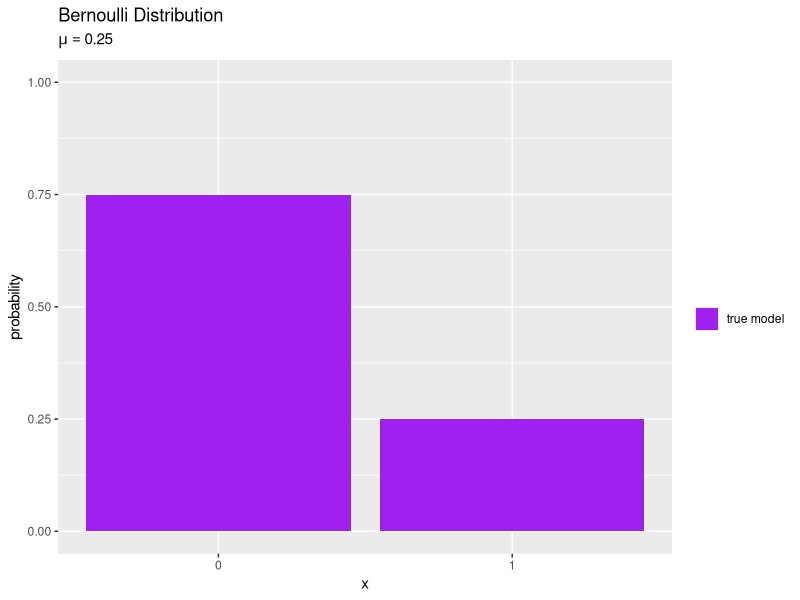
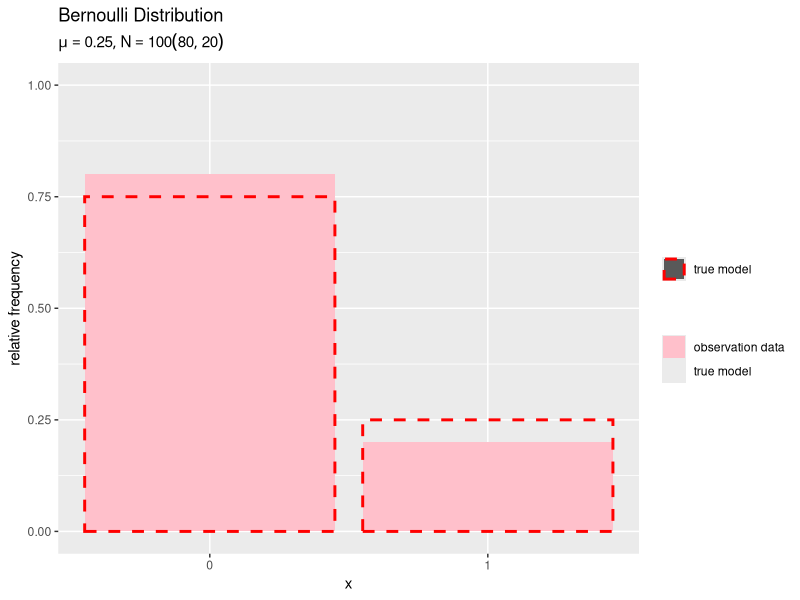
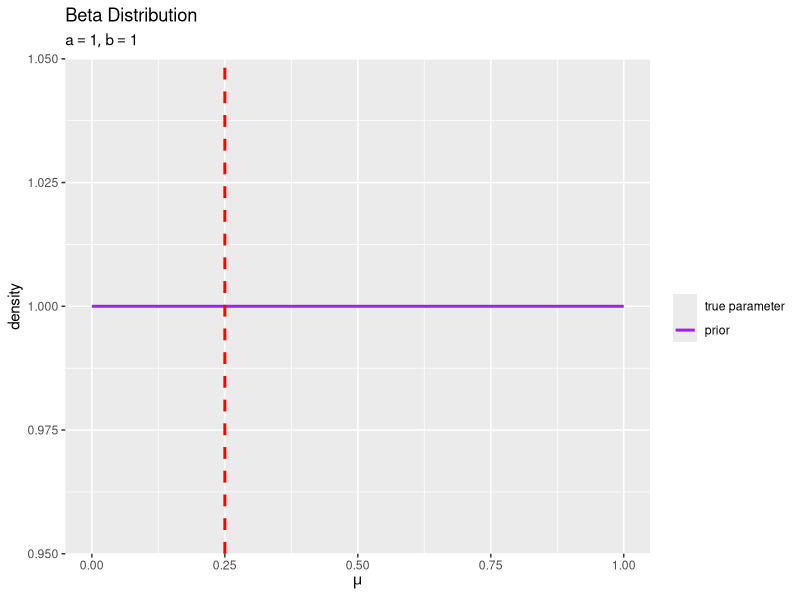
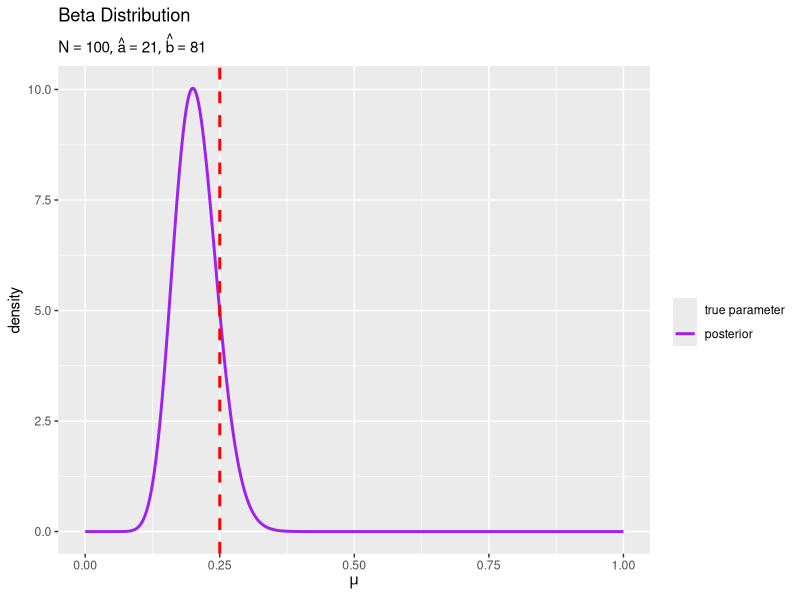
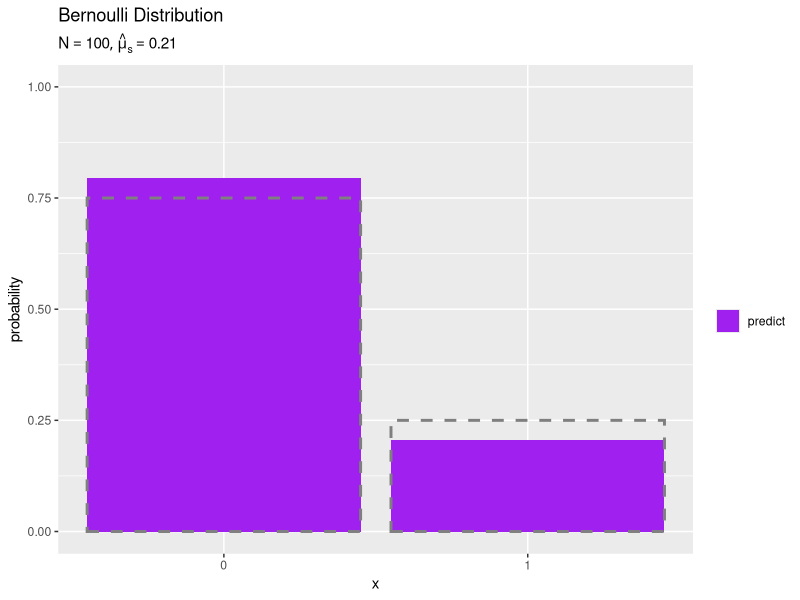

The R source for these figures, in order:

# ベルヌーイモデル -------------------------------------------------------------

# chapter 3.2.1
# ベイズ推論
# 推論アルゴリズムの実装


# ライブラリの読込 -------------------------------------------------------------

# 利用パッケージ
library(tidyverse)

# パッケージ名の省略用
library(ggplot2)


# ベイズ推論の実装 -------------------------------------------------------------

### ・生成分布(ベルヌーイ分布)の設定 -----

# 真のパラメータを指定
mu_truth <- 0.25


# xがとり得る値を作成
x_vec <- 0:1

# 真の分布を計算:式(2.16)
model_df <- tibble::tibble(
  x = x_vec, # x軸の値
  prob = c(1 - mu_truth, mu_truth) # 確率
)

# 真の分布を作図
ggplot() + 
  geom_bar(data = model_df, mapping = aes(x = x, y = prob, fill = "model"), 
           stat = "identity") + # 真の分布
  scale_fill_manual(breaks = "model", values = "purple", labels = "true model", name = "") + # バーの色:(凡例表示用)
  scale_x_continuous(breaks = x_vec, minor_breaks = FALSE) + # x軸目盛
  ylim(c(0, 1)) + # y軸の表示範囲
  labs(title = "Bernoulli Distribution", 
       subtitle = parse(text = paste0("mu==", mu_truth)), 
       x = "x", y = "probability")


### ・データの生成 -----

# (観測)データ数を指定
N <- 100


# ベルヌーイ分布に従うデータを生成
x_n <- rbinom(n = N, size = 1, prob = mu_truth)

# 観測データを集計
freq_df <- tibble::tibble(
  x = x_vec, # x軸の値
  freq = c(N - sum(x_n), sum(x_n)) # 度数
)

# 観測データのヒストグラムを作成
ggplot() + 
  geom_bar(data = freq_df, mapping = aes(x = x, y = freq/N, fill = "data"), 
           stat = "identity") + # 観測データ(相対度数)
  geom_bar(data = model_df, mapping = aes(x = x, y = prob, fill = "model", color = "model"), 
           stat = "identity", size = 1, linetype = "dashed") + # 真の分布
  scale_fill_manual(values = c(model = NA, data = "pink"), na.value = NA, 
                    labels = c(model = "true model", data = "observation data"), name = "") + # バーの色:(凡例表示用)
  scale_color_manual(values = c(model = "red", data = "pink"), 
                     labels = c(model = "true model", data = "observation data"), name = "") + # 線の色:(凡例表示用)
  scale_x_continuous(breaks = x_vec, minor_breaks = FALSE) + # x軸目盛
  ylim(c(0, 1)) + # y軸の表示範囲
  labs(title = "Bernoulli Distribution", 
       subtitle = parse(text = paste0("list(mu==", mu_truth, ", N==", N, "(", paste0(freq_df[["freq"]], collapse = ", "), "))")), 
       x = "x", y = "relative frequency")


### ・事前分布(ベータ分布)の設定 -----

# 事前分布のパラメータを指定
a <- 1
b <- 1


# グラフ用のmuの値を作成
mu_vec <- seq(0, 1, length.out = 501)

# 事前分布を計算:式(2.41)
prior_df <- tibble::tibble(
  mu = mu_vec, # x軸の値
  density = dbeta(x = mu_vec, shape1 = a, shape2 = b) # 確率密度
)

# 事前分布を作図
ggplot() + 
  geom_line(data = prior_df, mapping = aes(x = mu, y = density, color = "prior"), 
            size = 1) + # 事前分布
  geom_vline(mapping = aes(xintercept = mu_truth, color = "param"), 
             size = 1, linetype = "dashed", show.legend = FALSE) + # 真のパラメータ
  scale_color_manual(values = c(param = "red", prior = "purple"), 
                     labels = c(param = "true parameter", prior = "prior"), name = "") + # 線の色:(凡例表示用)
  guides(color = guide_legend(override.aes = list(size = c(0.8, 0.8), linetype = c(2, 1)))) + # 凡例の体裁:(凡例表示用)
  labs(title = "Beta Distribution", 
       subtitle = parse(text = paste0("list(a==", a, ", b==", b, ")")), 
       x = expression(mu), y = "density")


### ・事後分布(ベータ分布)の計算 -----

# 事後分布のパラメータを計算:式(3.15)
a_hat <- sum(x_n) + a
b_hat <- N - sum(x_n) + b


# 事後分布を計算:式(2.41)
posterior_df <- tibble::tibble(
  mu = mu_vec, # x軸の値
  dens = dbeta(x = mu, shape1 = a_hat, shape2 = b_hat) # 確率密度
)

# 事後分布を作図
ggplot() + 
  geom_line(data = posterior_df, mapping = aes(x = mu, y = dens, color = "posterior"), 
            size = 1) + # 事後分布
  geom_vline(mapping = aes(xintercept = mu_truth, color = "param"), 
             size = 1, linetype = "dashed", show.legend = FALSE) + # 真のパラメータ
  scale_color_manual(values = c(param = "red", posterior = "purple"), 
                     labels = c(param = "true parameter", posterior = "posterior"), name = "") + # 線の色:(凡例表示用)
  guides(color = guide_legend(override.aes = list(size = c(0.8, 0.8), linetype = c(2, 1)))) + # 凡例の体裁:(凡例表示用)
  labs(title = "Beta Distribution", 
       subtitle = parse(text = paste0("list(N==", N, ", hat(a)==", a_hat, ", hat(b)==", b_hat, ")")), 
       x = expression(mu), y = "density")


### ・予測分布(ベルヌーイ分布)の計算 -----

# 予測分布のパラメータを計算:式(3.19')
mu_star_hat <- a_hat / (a_hat + b_hat)
mu_star_hat <- (sum(x_n) + a) / (N + a + b)


# 予測分布を計算:式(2.16)
predict_df <- tibble::tibble(
  x = x_vec, # x軸の値
  prob = c(1 - mu_star_hat, mu_star_hat) # 確率
)

# 予測分布を作図
ggplot() + 
  geom_bar(data = predict_df, mapping = aes(x = x, y = prob, fill = "predict"), 
           stat = "identity") + # 予測分布
  geom_bar(data = model_df, mapping = aes(x = x, y = prob, fill = "color", color = "color"), 
           stat = "identity", size = 1, linetype = "dashed") + # 真の分布
  scale_fill_manual(values = c(model = NA, predict ="purple"), na.value = NA, 
                    labels = c(model = "true model", predict = "predict"), name = "") + # バーの色:(凡例表示用)
  scale_color_manual(values = c(model = "red", predict ="purple"), 
                     labels = c(model = "true model", predict = "predict"), name = "") + # 線の色:(凡例表示用)
  scale_x_continuous(breaks = x_vec, minor_breaks = FALSE) + # x軸目盛
  ylim(c(0, 1)) + # y軸の表示範囲
  labs(title = "Bernoulli Distribution", 
       subtitle = parse(text = paste0("list(N==", N, ", hat(mu)[s]==", round(mu_star_hat, 2), ")")), 
       x = "x", y = "probability")
